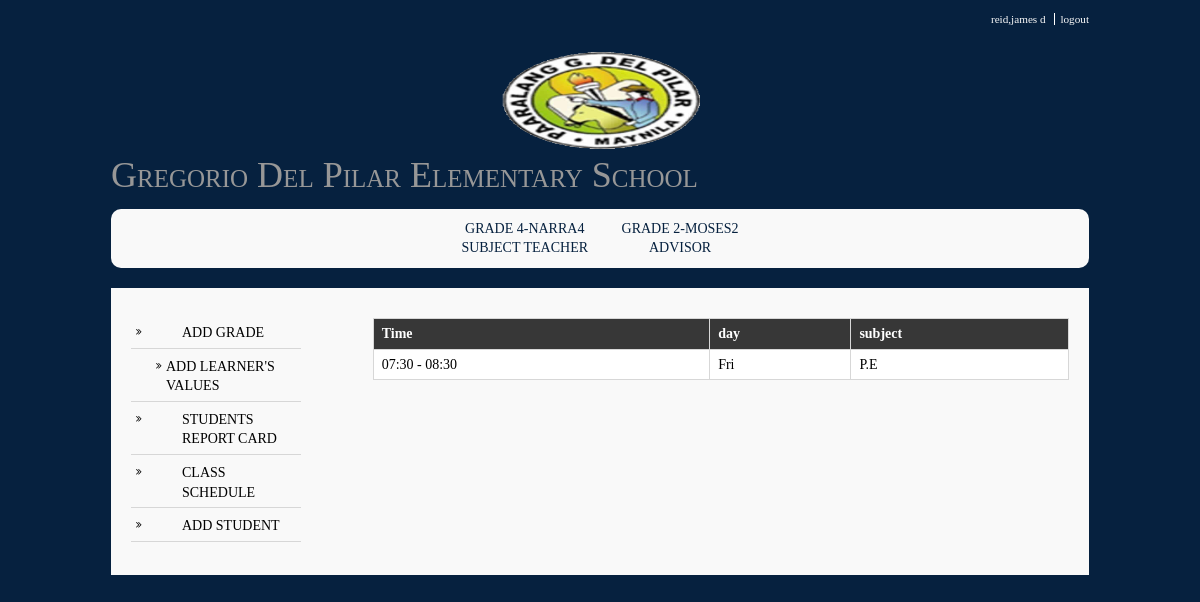
Screenshot of /class_sched.php?g=Grade 4-Narra4 &t=Subject_teacher (signed in) with the database file from the repository.
### tables this page shows
CREATE TABLE `teachers_class` (
  `t_id` int(255) NOT NULL,
  `teachers_id` varchar(255) NOT NULL,
  `glevel_section` varchar(255) NOT NULL,
  `type_of_teacher` varchar(255) NOT NULL,
  `subjects` varchar(255) NOT NULL,
  `b_time` varchar(10) NOT NULL,
  `e_time` varchar(10) NOT NULL,
  `day` varchar(15) NOT NULL,
  `school_year` varchar(25) NOT NULL
);

### class_sched.php (the view, shortened to what this page needs)
<?php
require "required_files.php";
  require_once ("functions/functions.php");
 $g_level = $_GET['g'];
 $t_type= $_GET['t'];
 $teachers_id = $_SESSION["teachers_id"];
 $query = "SELECT distinct glevel_section,type_of_teacher FROM teachers_class where teachers_id LIKE '%$teachers_id%' ";
           $result = mysqli_query($connect, $query);
 $teachers_sched = "SELECT subjects,b_time,e_time,day,glevel_section FROM teachers_class where teachers_id LIKE '%$teachers_id%' AND glevel_section = '$g_level' ";
                    $result_sched = mysqli_query($connect, $teachers_sched);
 ?>
<!DOCTYPE html>
<html>
<body>
<div class='wrapper row0'>
 <div id='topbar' class='clear'>
<nav>
 <ul>
    <li><a href="teacher_acc.php"><?php echo $_SESSION['lname'].',',$_SESSION['fname'].' ', $_SESSION['mname'];?></a></li>
 <li><a href='logout2.php'>logout</a></li>
 </ul>
 </nav>
 </div>
</div>
<?php
 echo layout();
?>
<div class="wrapper row2">
  <div class="rounded">
    <nav id="mainav" class="clear">
          <ul class="clear">
                  <?php  while ($row= mysqli_fetch_assoc($result)){?>
                  <li><a href="class_handled.php?g=<?php echo $_SESSION['glevel_section'];?>&t=<?php echo $_SESSION['t_type'];?>"><?php echo $_SESSION['glevel_section']."<br>".str_replace('_', ' ',$_SESSION['t_type']) ;  ?></a></li>
                 <?php }?>
                </ul>
    </nav>
  </div>
</div>
<div class="wrapper row3">
  <div class="rounded">
    <main class="container clear">
       <div class="sidebar one_quarter first">
        <nav class="sdb_holder">
        <ul>
        <li><a href="class.php?g=<?php echo $g_level;?>&t=<?php echo $t_type;;?>">ADD GRADE</a></li>
        <ul>
        <li><a href="report_card_learners_values.php?g=<?php echo $g_level;?>&t=<?php echo $t_type; ?>">ADD LEARNER'S VALUES</a>
        </ul>
        <li><a href="report.php?g=<?php echo $g_level;?>&t=<?php echo $t_type;?>">STUDENTS REPORT CARD</a></li>
         <li><a href="#">CLASS SCHEDULE</a></li>
         <li><a href="verify2.php?g=<?php echo $g_level;?>&t=<?php echo $t_type;?>">ADD STUDENT</a></li>
        </ul>
        </nav>
        </div>
         <div id="content" class="three_quarter">
         <table>
           <thead>
           <tr>
             <th>Time</th>
             <th>day</th>
             <th>subject</th>
            </tr>
           </thead>
           <tbody>
           <?php  while ($row= mysqli_fetch_assoc($result_sched)){?>
             <tr>
               <td>
                <?php echo $row['b_time']." - ". $row['e_time'];  ?>
               </td>
               <td>
                <?php echo $row['day'];  ?>
               </td>
               <td>
                <?php echo $row['subjects'];  ?>
               </td>
               <?php }?>
             </tr>
           </tbody>
         </table>
         </div>
    </main>
  </div>
</div>
</body>
</html>

### layout/styles/layout.css (style rules this page uses)
#topbar { padding:10px 0 0 0; text-align:right; font-size:.8em; }
#topbar li { display:inline; margin-right:3px; padding-right:8px; border-right:1px solid; }
#topbar li:last-child { margin-right:0; padding-right:0; border:none; }
.container { padding:20px 10px; }
.sidebar .sdb_holder { margin-bottom:50px; }
.sidebar .sdb_holder:last-child { margin-bottom:0; }
nav ul, nav ol { margin:0; padding:0; list-style:none; }
#mainav .drop::after, #mainav li li .drop::after, #breadcrumb li a::after, .sidebar nav a::after { position:absolute; font-family:"FontAwesome"; font-size:10px; line-height:10px; }
#mainav { text-align:center; text-transform:uppercase; }
#mainav li { display:inline-block; position:relative; margin:0 30px 0 0; padding:0; }
#mainav li:last-child { margin-right:0; }
#mainav li a { display:block; padding:0; }
.sidebar nav { display:block; width:80%; }
.sidebar nav li { margin:0 0 3px 0; padding:0; }
.sidebar nav a { display:block; position:relative; margin:0; padding:5px 10px 5px 51px; text-decoration:none; border:solid; border-width:0 0 1px 0; }
.sidebar nav a::after { top:9px; left:5px; content:"\f101"; }
.sidebar nav ul ul a { padding-left:35px; }
.sidebar nav ul ul a::after { left:25px; }
table, th, td { border:1px solid; border-collapse:collapse; vertical-align:top; box-sizing:border-box; }
table, th { table-layout:auto; }
table { width:100%; margin-bottom:15px; }
th, td { padding:5px 8px; }
td { border-width:0 1px; }
.rounded, input, button, textarea, #header input, #footer input, #slide-wrapper figcaption, .avatar, #comments li, .faico a, #twitter, .pagination a, .pagination strong { border-radius:10px; }
body { color:#F9F9F9; background-color:#06213F; }
a { color:#55ABDA; }
.rounded { background-color:#F9F9F9; }
.row0, .row0 a { color:#F9F9F9; background-color:#06213F; }
.row1 a { color:#F9F9F9; background-color:inherit; }
.row2, .row2 a { color:#06213F; background-color:inherit; }
.row3 { color:black; background-color:#F9F9F9; }
#topbar li { border-color:#FFFFFF; }
#mainav li a { color:inherit; }
.container .sidebar nav a { color:inherit; border-color:#D7D7D7; }
table, th, td, #comments .avatar, #comments input, #comments textarea { border-color:#D7D7D7; }
th { color:#FFFFFF; background-color:#373737; }
tr, #comments li, #comments input[type="submit"], #comments input[type="reset"] { background-color:#FBFBFB; }
tr:nth-child(odd), #comments li:nth-child(odd) { color:inherit; background-color:#FFFFFF; }
@media screen and (min-width:978px) { .wrapper { max-width:978px; } }

### layout/styles/framework.css (style rules this page uses)
html { overflow-y:scroll; }
body { margin:0; padding:0; font-size:14px; line-height:1.4em; }
.clear, .group { display:block; }
.clear::before, .clear::after, .group::before, .group::after { display:table; content:""; }
.clear, .clear::after, .group, .group::after { clear:both; }
a { outline:none; text-decoration:none; }
body, h1, h2, h3, h4, h5, h6, .heading { font-family:Georgia, "Times New Roman", Times, serif; }
.wrapper { display:block; margin:0 auto 20px; text-align:left; word-wrap:break-word; }
.rounded, #topbar, #header, #mainav, #slider, .container, #footer, #copyright { display:block; width:100%; box-sizing:border-box; }
.rounded { margin:0; padding:10px; }
address, article, aside, figcaption, figure, footer, header, main, nav, section { display:block; margin:0; padding:0; }
.one_half, .one_third, .two_third, .one_quarter, .two_quarter, .three_quarter { display:inline-block; float:left; margin:0 0 0 3.06748466257669%; list-style:none; box-sizing:border-box; }
.first { margin-left:0; clear:left; }
.one_quarter { width:22.69938650306748%; }
.three_quarter { width:74.23312883435584%; }

### rows the page displays
teachers_class: b_time "07:30", e_time "08:30", day "Fri", subjects "P.E"

### other values shown
$_SESSION['lname'] "reid"
$_SESSION['fname'] "james"
$_SESSION['mname'] "d"
$_SESSION['glevel_section'] "GRADE 4-NARRA4"
str_replace('_', ' ',$_SESSION['t_type']) "SUBJECT TEACHER"
$_SESSION['glevel_section'] "GRADE 2-MOSES2"
str_replace('_', ' ',$_SESSION['t_type']) "ADVISOR"
